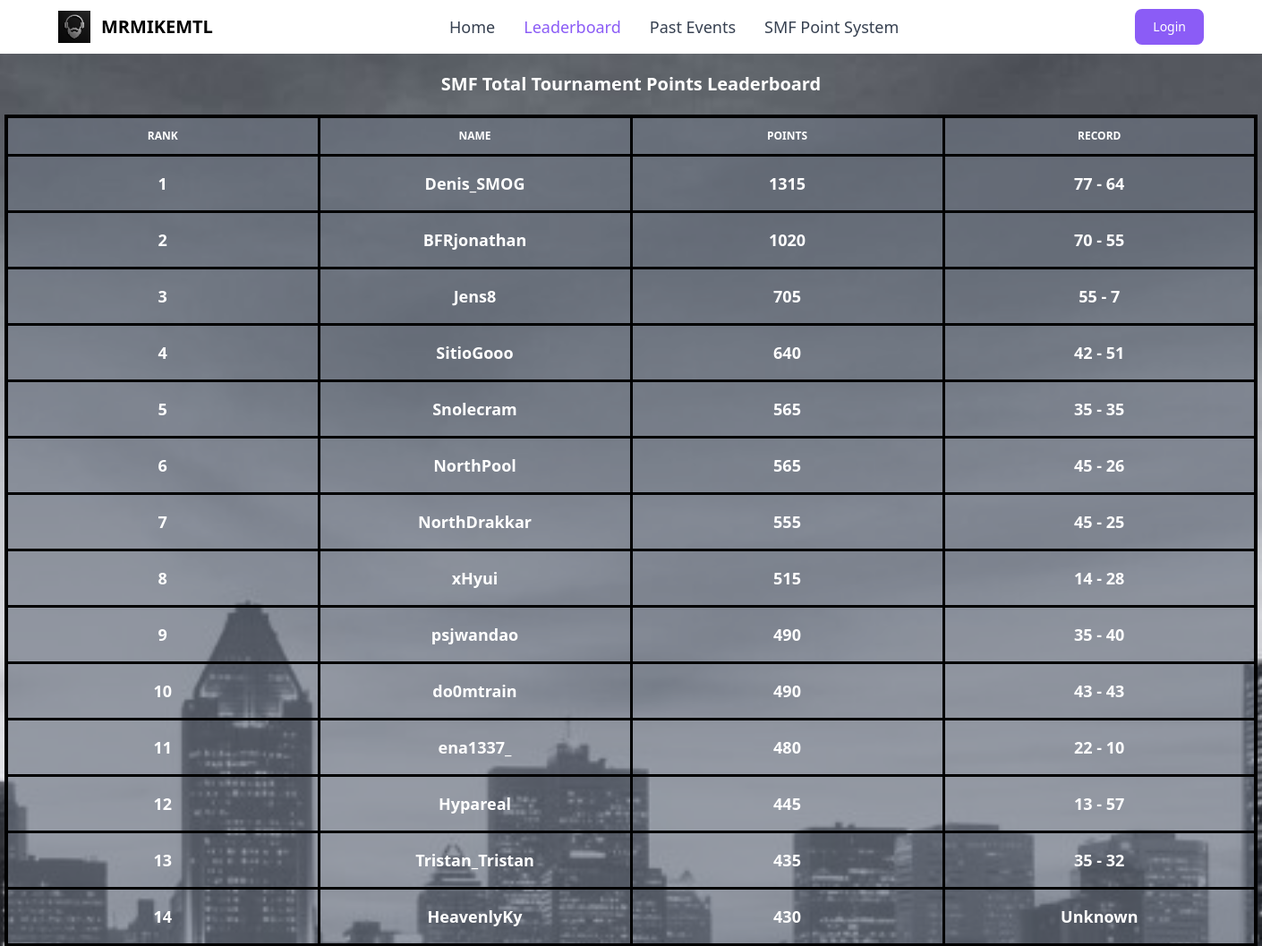
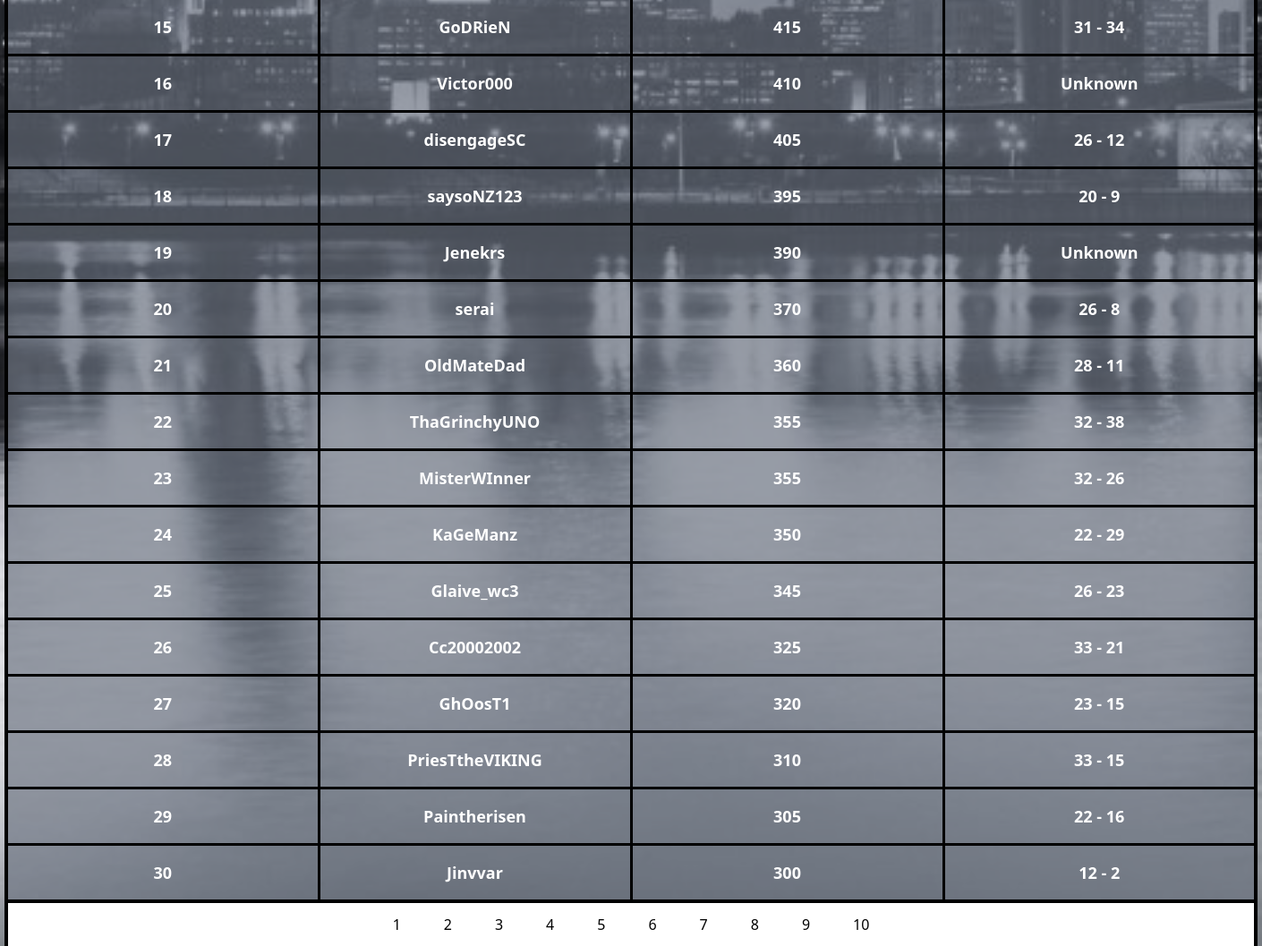
The app's page /leaderboard with its own data (2 pictures, top to bottom).
### tables this page shows
CREATE TABLE participants (id INTEGER PRIMARY KEY, name varchar(255), total_points INTEGER, user_id INTEGER);

### web/app.py (the view, shortened to what this page needs)
@app.route("/leaderboard")
def leaderboard():
	raw_data = dbsession.exec_driver_sql("SELECT name, total_points, user_id from participants ORDER BY total_points desc;").all()
	data = []
	page_size = 30
	total = len(raw_data)
	total_pages = round(total / page_size)
	page = request.args.get("page")
	if page is not None:
		page = int(page)
	if page is None:
		starting_spot = 1
	elif page == 1:
		starting_spot = 1
	else:
		starting_spot = (page - 1) * page_size + 1
	i = 1
	for record in raw_data:
		if i >= starting_spot and len(data) < page_size:
			if record is not None:
				if record.user_id is not None:
					db_data_1 = dbsession.exec_driver_sql(f"SELECT participant_1_points, participant_2_points FROM tournament_matches WHERE participant_1_id = {record.user_id};").all()
					db_data_2 = dbsession.exec_driver_sql(f"SELECT participant_1_points, participant_2_points FROM tournament_matches WHERE participant_2_id = {record.user_id};").all()
					wins = 0
					losses = 0
					for w in db_data_1:
						wins = wins + w.participant_1_points
						losses = losses + w.participant_2_points
					for n in db_data_2:
						wins = wins + n.participant_2_points
						losses = losses + n.participant_1_points
					data_obj = {
						"rank": i,
						"name": record.name,
						"total_points": record.total_points,
						"record": f"{wins} - {losses}"
					}
					data.append(data_obj)
				else:
					data_obj = {
						"rank": i,
						"name": record.name,
						"total_points": record.total_points,
						"record": f"Unknown"
					}
					data.append(data_obj)
		i = i + 1
	pages = []
	page_num = 1
	while len(pages) < total_pages:
		pages.append(page_num)
		page_num = page_num + 1
	return render_template("leaderboard.html", data=data, pages=pages)

### web/templates/leaderboard.html (shortened to what this page needs)
<!DOCTYPE html>
<html lang="en">
<head>
    <link rel="stylesheet" href="{{url_for('static',filename='dist/output.css')}}">
</head>
<body>
     <nav class="px-2 sm:px-4 py-2.50">
        <div class="container flex flex-wrap items-center justify-between mx-auto">
            <a href="/" class="flex items-center">
                <img src="../static/dist/beard_logo.jpg" class="h-6 mr-3 sm:h-9">
                <span class="self-center text-xl font-semibold whitespace-nowrap">MRMIKEMTL</span>
            </a>
            <div class="flex md:order-2">
                <button type="button"
                    class="text-white bg-purple-500 focus:ring-4 focus:outline-none focus:ring-blue-300 font-medium rounded-lg text-sm px-5 py-2.5 text-center mr-3 md:mr-0"><a href="/login">Login</a></button>
            </div>
            <div class="items-center justify-between hidden w-full md:flex md:w-auto md:order-1" id="navbar-cta">
                <ul
                    class="flex flex-col p-4 mt-4 border rounded-lg md:flex-row md:space-x-8 md:mt-0 md:text-sm md:font-medium md:border-0 md:bg-white">
                    <li>
                        <a href="/"
                            class="block py-2 pl-3 pr-4 text-lg text-gray-700 rounded-sm hover:bg-gray-100 md:hover:bg-transparent md:hover:text-purple-500 md:p-0">Home</a>
                    </li>
                    <li>
                        <a href="/leaderboard"
                            class="block py-2 pl-3 pr-4 text-lg text-white bg-blue-700 rounded-sm md:bg-transparent md:text-purple-500 md:p-0"
                            aria-current="page">Leaderboard</a>
                    </li>
                    <li>
                        <a href="/events"
                            class="block py-2 pl-3 pr-4 text-lg text-gray-700 rounded-sm hover:bg-gray-100 md:hover:bg-transparent md:hover:text-purple-500 md:p-0">Past Events</a>
                    </li>
                    <li>
                        <a href="/point_system"
                            class="block py-2 pl-3 pr-4 text-lg text-gray-700 rounded-sm hover:bg-gray-100 md:hover:bg-transparent md:hover:text-purple-500 md:p-0">SMF Point System</a>
                    </li>
                </ul>
            </div>
        </div>
    </nav>
<div class="bg-[url(cityscape.jpg)] bg-cover bg-center min-h-screen w-full place-items-center">
    <table class="table-fixed mx-auto w-350 text-white p-200 box-border size-32 border-4 justify-items-center border-black self-center">
            <caption class="p-5 text-xl font-semibold text-center text-white justify-center">
            SMF Total Tournament Points Leaderboard
        </caption>
        <thead class="w-full text-xs text-white uppercase">
            <tr>
                <th scope="col" class="px-6 py-3 p-20 text-white bg-gray-500/65 box-border border-3 border-black">
                    Rank
                </th>
                <th scope="col"class="px-6 py-3 p-20 text-white bg-gray-500/65 box-border border-3 border-black">
                    Name
                </th>
                <th scope="col" class="px-6 py-3 p-20 text-white bg-gray-500/65 box-border border-3 border-black">
                    Points
                </th>
                <th scope="col" class="px-6 py-3 p-20 text-white bg-gray-500/65 box-border border-3 border-black">
                    Record
                </th>
            </tr>
        </thead>
        {% for row in data %}
        <tbody>
            <tr class="p-4 text-lg font-semibold w-full text-center">
                <th scope="row" class="text-white bg-gray-500/65 box-border border-3 border-black" >
                    {{ row.rank }}
                </th>
                <td scope="row" class="px-6 py-4 p-20 text-white bg-gray-500/65 box-border border-3 border-black">
                    {{ row.name }}
                </td>
                <td scope="row" class="px-6 py-4 p-20 text-white bg-gray-500/65 box-border border-3 border-black">
                    {{ row.total_points}}
                </td>
                <td scope="row" class="px-6 py-4 p-20 text-white bg-gray-500/65 box-border border-3 border-black">
                    {{ row.record}}
                </td>
            </tr>
        </tbody>
        {% endfor %}
</table>
<div class="flex mx-auto justify-center items-center space-x-2 bg-white w-350 border-r-4 border-black border-l-4">
    {% for page in pages %}
        <a href="/leaderboard?page={{ page }}" class="inline-flex items-center justify-center px-5 py-3 text-base font-medium text-center text-black rounded-lg hover:bg-gray-500 focus:ring-4 focus:bg-gray-500">
        {{ page }}
        </a>
    {% endfor %}
</div>
</div>
</body>
</html>

### records on screen
participants: rank "1", name "Denis_SMOG", total_points "1315", record "77 - 64"
participants: rank "2", name "BFRjonathan", total_points "1020", record "70 - 55"
participants: rank "3", name "Jens8", total_points "705", record "55 - 7"
participants: rank "4", name "SitioGooo", total_points "640", record "42 - 51"
participants: rank "5", name "Snolecram", total_points "565", record "35 - 35"
participants: rank "6", name "NorthPool", total_points "565", record "45 - 26"
participants: rank "7", name "NorthDrakkar", total_points "555", record "45 - 25"
participants: rank "8", name "xHyui", total_points "515", record "14 - 28"
participants: rank "9", name "psjwandao", total_points "490", record "35 - 40"
participants: rank "10", name "do0mtrain", total_points "490", record "43 - 43"
participants: rank "11", name "ena1337_", total_points "480", record "22 - 10"
participants: rank "12", name "Hypareal", total_points "445", record "13 - 57"
participants: rank "13", name "Tristan_Tristan", total_points "435", record "35 - 32"
participants: rank "14", name "HeavenlyKy", total_points "430", record "Unknown"
participants: rank "15", name "GoDRieN", total_points "415", record "31 - 34"
participants: rank "16", name "Victor000", total_points "410", record "Unknown"
participants: rank "17", name "disengageSC", total_points "405", record "26 - 12"
participants: rank "18", name "saysoNZ123", total_points "395", record "20 - 9"
participants: rank "19", name "Jenekrs", total_points "390", record "Unknown"
participants: rank "20", name "serai", total_points "370", record "26 - 8"
participants: rank "21", name "OldMateDad", total_points "360", record "28 - 11"
participants: rank "22", name "ThaGrinchyUNO", total_points "355", record "32 - 38"
participants: rank "23", name "MisterWInner", total_points "355", record "32 - 26"
participants: rank "24", name "KaGeManz", total_points "350", record "22 - 29"
participants: rank "25", name "Glaive_wc3", total_points "345", record "26 - 23"
participants: rank "26", name "Cc20002002", total_points "325", record "33 - 21"
participants: rank "27", name "GhOosT1", total_points "320", record "23 - 15"
participants: rank "28", name "PriesTtheVIKING", total_points "310", record "33 - 15"
participants: rank "29", name "Paintherisen", total_points "305", record "22 - 16"
participants: rank "30", name "Jinvvar", total_points "300", record "12 - 2"

### other values on screen
{{ page }} "1" "2" "3" "4" "5" "6" "7" "8" "9" "10"
